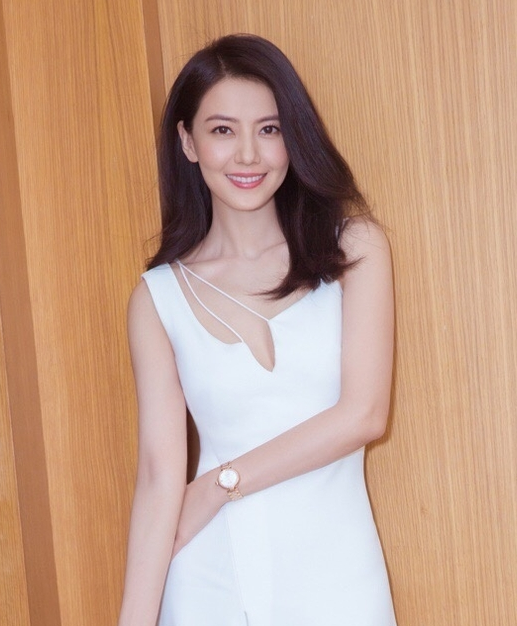
//> input picture images/yuan_test.png, 517 x 626 px
$ ./main028   (built with g++ and OpenCV 4)
//> lines starting //> are read from the running program, lines starting //| are printed output that depends on the picture
/*
图像积分图算法
概述
积分图像是Crow在1984年首次提出，是为了在多尺度透视投影中提高渲染速度，是一种快速计算图像区域和与平方和的算法。其核心思想是对每个图像建立自己的积分图查找表，在图像积分处理计算阶段根据预先建立的积分图查找表，直接查找从而实现对均值卷积线性时间计算，做到了卷积执行的时间与半径窗口大小的无关联。图像积分图在图像特征提取HAAR/SURF、二值图像分析、图像相似相关性NCC计算、图像卷积快速计算等方面均有应用，是图像处理中的经典算法之一。

图像积分图建立与查找
在积分图像(Integral Image - ii)上任意位置(x, y)处的ii(x, y)表示该点左上角所有像素之和， 其中(x,y)是图像像素点坐标。
图一的语音解释

OpenCV中的相关API如下：
integral(
InputArray src, // 输入图像
OutputArray sum, // 和表
OutputArray sqsum, // 平方和表
OutputArray tilted, // 瓦块和表
int sdepth = -1, // 和表数据深度常见CV_32S
int sqdepth = -1 // 平方和表数据深度 常见 CV_32F
)
*/

#include <opencv2/opencv.hpp>
#include <iostream>
using namespace cv;
using namespace std;
void blur_demo(Mat &image, Mat &sum);
void edge_demo(Mat &image, Mat &sum);
int getblockSum(Mat &sum, int x1, int y1, int x2, int y2, int i);
int main(int argc, char** argv) {
	Mat src = imread("../images/yuan_test.png");
//> src is the input picture: 626 rows x 517 cols, CV_8UC3; mean B, G, R 137.9, 159.7, 195.7
	if (src.empty()) {
		printf("could not load image...\n");
		return -1;
	}
	namedWindow("input", WINDOW_AUTOSIZE);
	imshow("input", src);
	namedWindow("output", WINDOW_AUTOSIZE);
	// 计算积分图
	Mat sum, sqrsum;
	integral(src, sum, sqrsum, CV_32S, CV_32F);
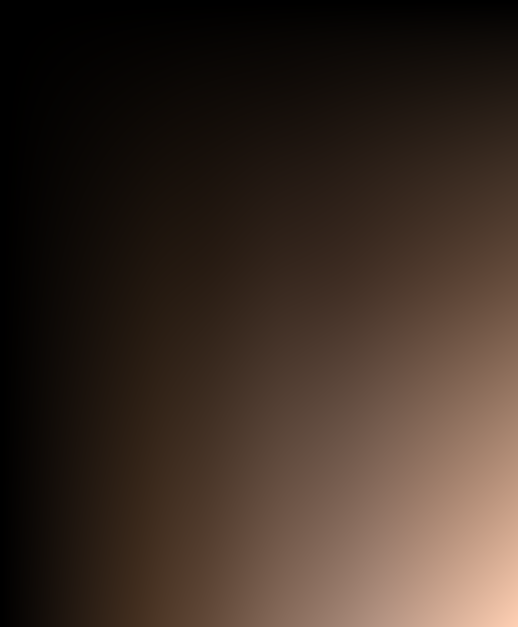
//> sum: 627 rows x 518 cols, CV_32SC3; mean B, G, R 9149883.6, 11420047.9, 15008945.7; drawn with min black and max white
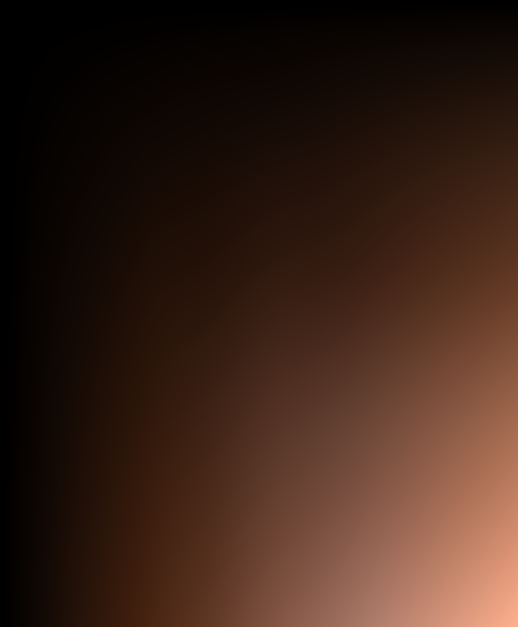
//> sqrsum: 627 rows x 518 cols, CV_32FC3; mean B, G, R 1.25e+09, 1.79e+09, 2.96e+09; drawn with min black and max white
	// 积分图应用
	int type = 0;
	while (true) {
		char c = waitKey(100);
//> the Esc key is pressed
		if (c > 0) {
			type = (int)c;
			printf("c : %d\n", type);
		}
		if (c == 27) {
			break; // ESC
		}
		if (type == 49) { // 数字键 1
			blur_demo(src, sum);
		}
		else if (type == 50) { // 数字键 2
			edge_demo(src, sum);
		}
		else {
			blur_demo(src, sum);
		}
	}
	waitKey(0);
	destroyAllWindows();

	return 0;
}
// [29 lines left out: function blur_demo, not called in this run]
/**
* 3x3 sobel 垂直边缘检测演示
*/
// [42 lines left out: functions edge_demo, getblockSum, not called in this run]

$ run again, with images/63_12_map.png copied over images/yuan_test.png
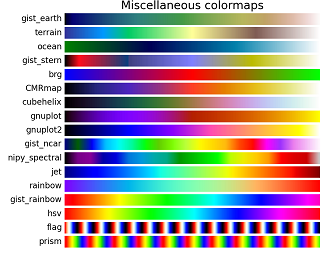
//> input picture images/63_12_map.png, 323 x 264 px
//> src is the input picture: 264 rows x 323 cols, CV_8UC3; mean B, G, R 168.2, 169.9, 175.9
//> `integral(src, sum, sqrsum, CV_32S, CV_32F);`:
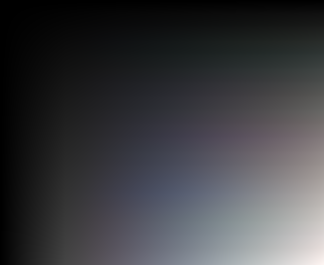
//> sum: 265 rows x 324 cols, CV_32SC3; mean B, G, R 3832465, 3624145.6, 3591051.2; drawn with min black and max white
